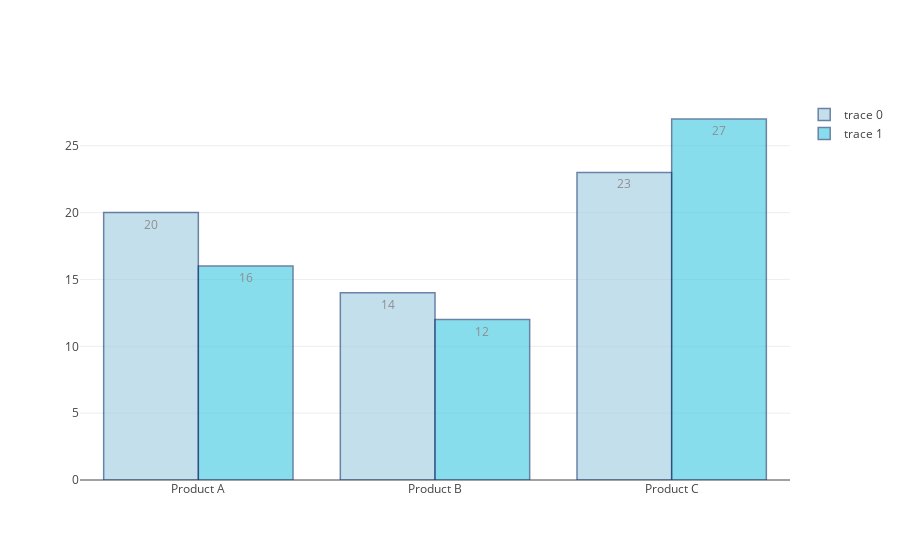

The notebook cell saved with this chart:
### Markdown cell above
### Metric 3

### Code cell
x = ['Product A', 'Product B', 'Product C']
y = [20, 14, 23]
y2 = [16,12,27]

trace1 = go.Bar(
    x=x,
    y=y,
    text=y,
    textposition = 'auto',
    marker=dict(
        color='rgb(158,202,225)',
        line=dict(
            color='rgb(8,48,107)',
            width=1.5),
        ),
    opacity=0.6
)

trace2 = go.Bar(
    x=x,
    y=y2,
    text=y2,
    textposition = 'auto',
    marker=dict(
        color='rgb(58,200,225)',
        line=dict(
            color='rgb(8,48,107)',
            width=1.5),
        ),
    opacity=0.6
)

data = [trace1,trace2]

plotly.offline.iplot(
    data, 
    filename='grouped-bar-direct-labels', 
    image='png'
)

### Figure 1 — Plotly figure (JSON) as saved in the notebook; plotly's stock layout.template omitted (floating-point values rounded to 4 significant figures)
{"data": [{"marker": {"color": "rgb(158,202,225)", "line": {"color": "rgb(8,48,107)", "width": 1.5}}, "opacity": 0.6, "text": ["20", "14", "23"], "textposition": "auto", "type": "bar", "uid": "694a7d93-3a3e-49b2-9307-5f7472edfa55", "x": ["Product A", "Product B", "Product C"], "y": [20, 14, 23]}, {"marker": {"color": "rgb(58,200,225)", "line": {"color": "rgb(8,48,107)", "width": 1.5}}, "opacity": 0.6, "text": ["16", "12", "27"], "textposition": "auto", "type": "bar", "uid": "da0283ee-5182-4f95-993f-6171118cdb78", "x": ["Product A", "Product B", "Product C"], "y": [16, 12, 27]}], "layout": {}}
